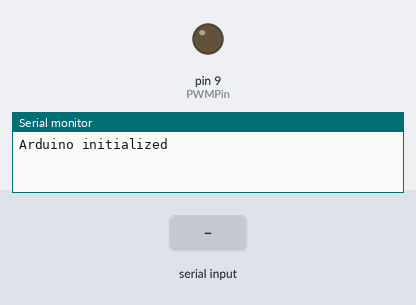
The sketch below on a simulated Arduino Uno, built with avr-gcc and run on an emulated ATmega328P. Shown: output pins drawn as LEDs (lit = HIGH), the last lines printed to the serial monitor. The inputs (shaded band) are chosen by the test bench.

Above: at 1.2 s.
1.3 s: "90,45\n" received over Serial
At 1.9 s:
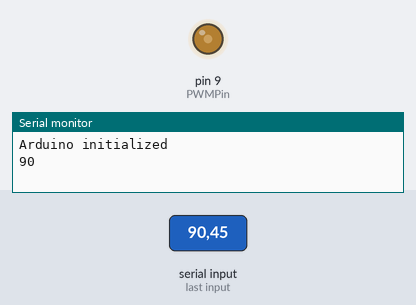
2.8 s: "30,150\n" received over Serial
At 4.0 s:
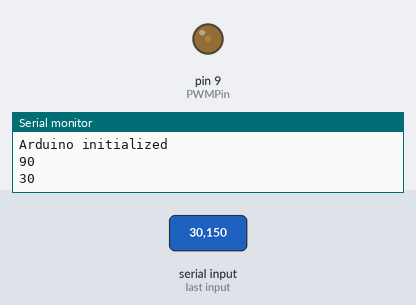
4.3 s: "200\n" received over Serial
At 5.3 s:
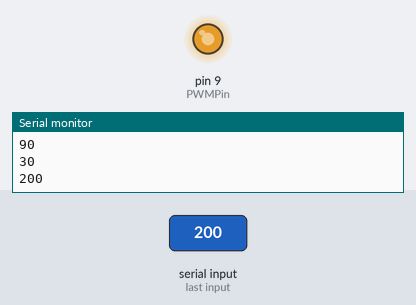
5.8 s: "90\n" received over Serial
At 6.4 s:
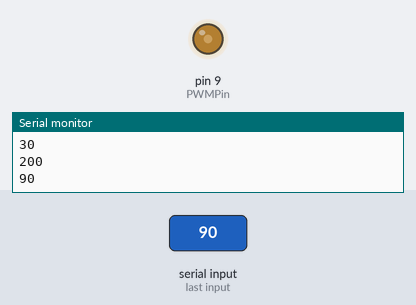
Timing chart, 0 to 8.3 s (numbered marks = the images above; inputs shaded):
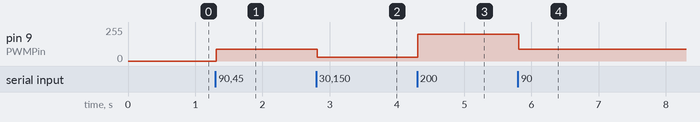

Measured:
- after the input at 1.3 s, pin 9 (PWMPin): 0/255 → 90/255 at once
- after the input at 2.8 s, pin 9 (PWMPin): 90/255 → 30/255 at once
- after the input at 4.3 s, pin 9 (PWMPin): 30/255 → 200/255 at once
- after the input at 5.8 s, pin 9 (PWMPin): 200/255 → 90/255 at once

The sketch:

Switch-Arduino_PWM.ino
```cpp
// (licence header left out)
int PWMPin = 9;      // PWM at digital pin 9

void setup() {
  // initialize serial:
  Serial.begin(9600);
  Serial.setTimeout(10);
  pinMode(PWMPin, OUTPUT);   // sets the pin as output

  Serial.println("Arduino initialized");
}

void loop() {
  // put your main code here, to run repeatedly:

 // read from port 0
    if (Serial.available()) {

      //Serial.println("ok");

      int val = Serial.readString().toInt();
      //Serial.print("Value: ");

      analogWrite(PWMPin,val);
      Serial.println(val);
  }
}
```
